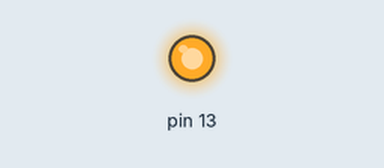
This sketch was run on a simulated Arduino Uno, built with avr-gcc and run on an emulated ATmega328P. On the bench: output pins drawn as LEDs (lit = HIGH).

Above: at 1.5 s.
At 6.7 s:
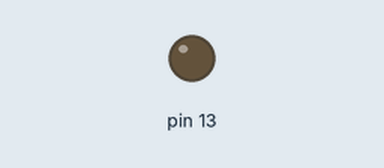
Timing chart, 0 to 8.1 s (numbered marks = the images above):
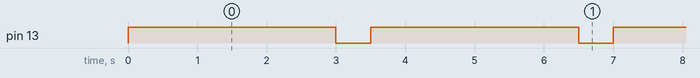

Measured:
- by itself, pin 13: alternates HIGH for 3.0 s and LOW for 0.50 s

The sketch:

ledtiming.ino
```cpp
// Szabályos időközönként fel- és lekapcsolja a ledet

void setup() {
  pinMode(13, OUTPUT);
}

void loop() {
  digitalWrite(13, HIGH);
  delay(3000);
  digitalWrite(13, LOW);
  delay(500);
}
```
